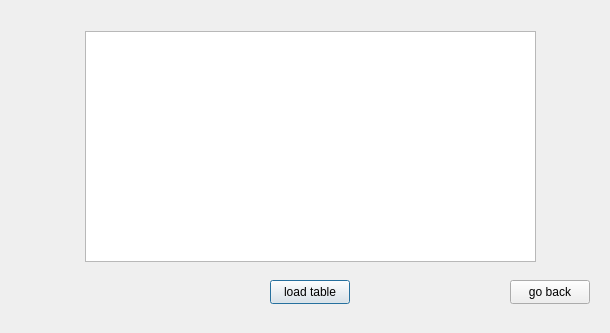
<?xml version="1.0" encoding="UTF-8"?>
<ui version="4.0">
 <class>viewuserinfo</class>
 <widget class="QDialog" name="viewuserinfo">
  <property name="geometry">
   <rect>
    <x>0</x>
    <y>0</y>
    <width>610</width>
    <height>333</height>
   </rect>
  </property>
  <property name="windowTitle">
   <string>Dialog</string>
  </property>
  <widget class="QPushButton" name="pushButton">
   <property name="geometry">
    <rect>
     <x>270</x>
     <y>280</y>
     <width>80</width>
     <height>24</height>
    </rect>
   </property>
   <property name="text">
    <string>load table</string>
   </property>
  </widget>
  <widget class="QPushButton" name="pushButton_2">
   <property name="geometry">
    <rect>
     <x>510</x>
     <y>280</y>
     <width>80</width>
     <height>24</height>
    </rect>
   </property>
   <property name="text">
    <string>go back</string>
   </property>
  </widget>
  <widget class="QTableView" name="tableView">
   <property name="geometry">
    <rect>
     <x>85</x>
     <y>31</y>
     <width>451</width>
     <height>231</height>
    </rect>
   </property>
  </widget>
 </widget>
 <resources/>
 <connections/>
</ui>
